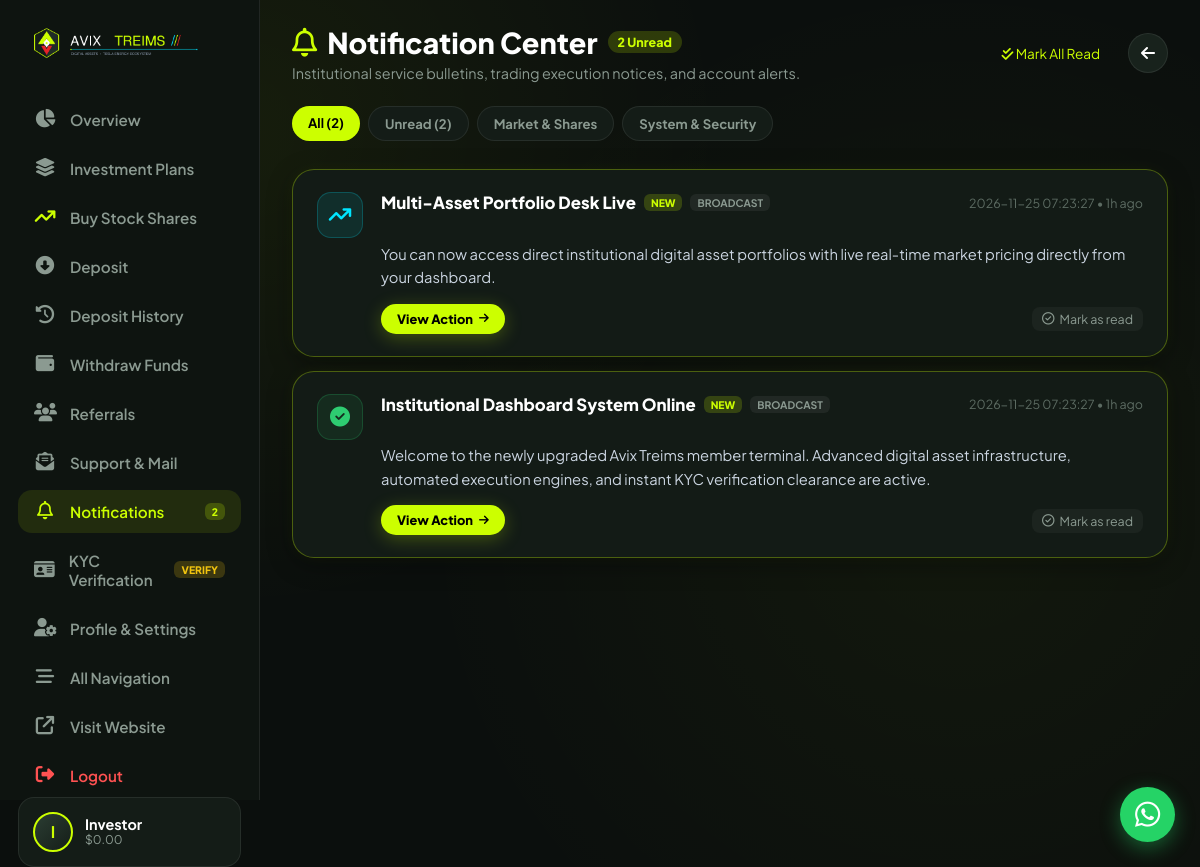
The page /dashboard/notifications.php (signed in) on the database its author committed.
### tables this page shows
CREATE TABLE IF NOT EXISTS `settings` (
  `id` int(11) NOT NULL AUTO_INCREMENT,
  `sitename` varchar(255) NOT NULL DEFAULT 'Avix Treims',
  `siteurl` varchar(255) NOT NULL DEFAULT 'https://avxtsinc.com',
  `sitemail` varchar(255) NOT NULL DEFAULT 'noreply@avxtsinc.com',
  `ref_bonus` varchar(255) NOT NULL DEFAULT '10',
  `walt` varchar(255) NOT NULL DEFAULT 'bc1qzxhs0c73r4tmphcrmwjtwjvdxcc9eapcuqn63e',
  `walt_eth` varchar(255) DEFAULT '0x71C83d3129486c9A74cfdD522aAf5E0C2B9f5fE0',
  `walt_usdt` varchar(255) DEFAULT 'TXh8Z3z79Vp7f8ZpL2hY4eR3nK9wM1qXyT',
  `qr_btc` varchar(255) DEFAULT '',
  `qr_eth` varchar(255) DEFAULT '',
  `qr_usdt` varchar(255) DEFAULT '',
  `whatsapp` varchar(255) NOT NULL DEFAULT '+1 (555) 234-5678',
  `phone` varchar(255) DEFAULT '+1 (555) 234-5678',
  `address` varchar(255) DEFAULT 'Flatiron District, New York, NY 10010',
  `logo` varchar(255) DEFAULT 'images/logo.png',
  `theme_color` varchar(30) DEFAULT '#ccff00',
  `bg_color` varchar(30) DEFAULT '#0b0f0d',
  `mail_host` varchar(255) DEFAULT 'mail.avxtsinc.com',
  `mail_user` varchar(255) DEFAULT 'noreply@avxtsinc.com',
  `mail_pass` varchar(255) DEFAULT 'CHANGE_ME_SMTP_PASS',
  `mail_port` varchar(10) DEFAULT '465',
  `meta_title` varchar(255) DEFAULT 'Avix Treims - Digital Asset Management & Technology Platform',
  `meta_desc` text DEFAULT NULL,
  `meta_keywords` text DEFAULT NULL,
  `meta_author` varchar(255) DEFAULT 'Avix Treims',
  `og_image` varchar(255) DEFAULT 'images/logo.png',
  `google_analytics` text DEFAULT NULL,
  PRIMARY KEY (`id`)
);

CREATE TABLE IF NOT EXISTS `notifications` (
  `id` int(11) NOT NULL AUTO_INCREMENT,
  `target_type` varchar(20) DEFAULT 'all',
  `target_email` varchar(191) DEFAULT '',
  `target_user_id` int(11) DEFAULT 0,
  `title` varchar(255) NOT NULL,
  `message` text NOT NULL,
  `type` varchar(50) DEFAULT 'info',
  `link_url` varchar(255) DEFAULT '',
  `created_at` datetime DEFAULT current_timestamp(),
  PRIMARY KEY (`id`),
  KEY `idx_target` (`target_type`, `target_email`),
  KEY `idx_created` (`created_at`)
);

### dashboard/notifications.php (the view, shortened to what the rows shown need)
<?php
include_once __DIR__ . '/header.php';
$view_id = isset($_GET['view']) ? intval($_GET['view']) : 0;
$all_notifications = get_user_notifications($link, $uemail, 100);
$filtered_notifications = [];
foreach ($all_notifications as $notif) {
    $filtered_notifications[] = $notif;
}
$unread_count = get_user_unread_notif_count($link, $uemail);
?>
<div style="max-width: 900px; margin: 0 auto;">
    <div style="display: flex; justify-content: space-between; align-items: center; margin-bottom: 24px; flex-wrap: wrap; gap: 14px;">
        <div>
            <h2 style="font-weight: 800; font-size: 1.8rem; color: #fff; margin-bottom: 4px; display: flex; align-items: center; gap: 10px;">
                <i class="fa-regular fa-bell" style="color: var(--primary-accent);"></i> Notification Center
                <?php if ($unread_count > 0) { ?>
                    <span style="font-size: 0.78rem; background: rgba(204,255,0,0.18); color: var(--primary-accent); padding: 3px 10px; border-radius: 12px; font-weight: 800;"><?php echo $unread_count; ?> Unread</span>
                <?php } ?>
            </h2>
        </div>
    </div>
    <div style="display: flex; flex-direction: column; gap: 14px; margin-bottom: 30px;">
        <?php if (!empty($filtered_notifications)) {
            foreach ($filtered_notifications as $item) {
                $is_read = (bool)$item['is_read'];
                $is_active_view = ($view_id == $item['id']);
                $type = $item['type'];
                $icon_class = 'fa-solid fa-bell';
                $theme_color = 'var(--primary-accent)';
                if ($type === 'success') {
                    $icon_class = 'fa-solid fa-circle-check';
                    $theme_color = '#2ecc71';
                } elseif ($type === 'warning') {
                    $icon_class = 'fa-solid fa-triangle-exclamation';
                    $theme_color = '#f1c40f';
                } elseif ($type === 'danger') {
                    $icon_class = 'fa-solid fa-circle-exclamation';
                    $theme_color = '#ff5252';
                } elseif ($type === 'market') {
                    $icon_class = 'fa-solid fa-arrow-trend-up';
                    $theme_color = '#00e5ff';
                }
        ?>
            <div style="background: <?php echo $is_read ? '#141c17' : 'rgba(20, 28, 23, 0.98)'; ?>; border: 1px solid <?php echo $is_active_view ? 'var(--primary-accent)' : ($is_read ? 'var(--card-border)' : 'rgba(204,255,0,0.3)'); ?>; border-radius: 22px; padding: 22px 24px; transition: all 0.2s ease; box-shadow: <?php echo $is_read ? 'none' : '0 6px 25px rgba(0,0,0,0.4), 0 0 15px rgba(204,255,0,0.06)'; ?>; position: relative;">
                <div style="display: flex; gap: 18px; align-items: flex-start;">
                    <div style="width: 46px; height: 46px; border-radius: 14px; background: <?php echo $theme_color . '18'; ?>; border: 1px solid <?php echo $theme_color . '35'; ?>; color: <?php echo $theme_color; ?>; display: flex; align-items: center; justify-content: center; font-size: 1.25rem; flex-shrink: 0;">
                        <i class="<?php echo $icon_class; ?>"></i>
                    </div>
                    <div style="flex: 1; min-width: 0;">
                        <div style="display: flex; justify-content: space-between; align-items: center; margin-bottom: 6px; flex-wrap: wrap; gap: 8px;">
                            <div style="display: flex; align-items: center; gap: 8px;">
                                <h4 style="font-weight: 800; font-size: 1.05rem; color: #fff; margin: 0;">
                                    <?php echo htmlspecialchars($item['title']); ?>
                                </h4>
                                <?php if (!$is_read) { ?>
                                    <span style="font-size: 0.65rem; background: rgba(204,255,0,0.18); color: var(--primary-accent); padding: 2px 7px; border-radius: 6px; font-weight: 800;">NEW</span>
                                <?php } ?>
                                <?php if ($item['target_type'] === 'all') { ?>
                                    <span style="font-size: 0.65rem; background: rgba(255,255,255,0.06); color: var(--text-muted); padding: 2px 7px; border-radius: 6px; font-weight: 700;">BROADCAST</span>
                                <?php } ?>
                            </div>
                            <span style="font-size: 0.78rem; color: var(--text-dim);">
                                <?php echo htmlspecialchars($item['created_at']); ?> &bull; <?php echo time_ago_short($item['created_at']); ?>
                            </span>
                        </div>
                        <p style="color: #cbd5e1; font-size: 0.92rem; line-height: 1.6; margin: 0 0 14px 0; white-space: pre-line;">
                            <?php echo htmlspecialchars($item['message']); ?>
                        </p>
                        <div style="display: flex; justify-content: space-between; align-items: center; flex-wrap: wrap; gap: 10px;">
                            <div>
                                <?php if (!empty($item['link_url'])) {
                                    $link_dest = $item['link_url'];
                                ?>
                                    <a href="<?php echo htmlspecialchars($link_dest); ?>" class="btn-pill-buy" style="text-decoration: none; padding: 7px 16px; font-size: 0.8rem; display: inline-flex; align-items: center; gap: 6px;">
                                        <span>View Action</span>
                                        <i class="fa-solid fa-arrow-right" style="font-size: 0.7rem;"></i>
                                    </a>
                                <?php } ?>
                            </div>
                            <div>
                                <?php if (!$is_read) { ?>
                                    <a href="notifications.php?view=<?php echo $item['id']; ?>" style="font-size: 0.78rem; color: var(--text-muted); text-decoration: none; display: inline-flex; align-items: center; gap: 5px; padding: 4px 10px; border-radius: 8px; background: rgba(255,255,255,0.04); transition: color 0.2s;">
                                        <i class="fa-regular fa-circle-check"></i> Mark as read
                                    </a>
                                <?php } else { ?>
                                    <span style="font-size: 0.75rem; color: var(--text-dim); display: inline-flex; align-items: center; gap: 4px;">
                                        <i class="fa-solid fa-check"></i> Read
                                    </span>
                                <?php } ?>
                            </div>
                        </div>
                    </div>
                </div>
            </div>
        <?php } } ?>
    </div>
</div>
<?php
include_once __DIR__ . '/footer.php';
?>

### dashboard/header.php (shortened to what the rows shown need)
<?php
include_once __DIR__ . '/session.php';
$user_recent_notifications = function_exists('get_user_notifications') ? get_user_notifications($link, $uemail, 5) : [];
?>
<!DOCTYPE html>
<html lang="en">
<head>
    <link rel="stylesheet" href="../pwa.css">
    <link rel="stylesheet" href="https://cdnjs.cloudflare.com/ajax/libs/font-awesome/6.5.0/css/all.min.css">
    <link rel="stylesheet" href="style/fintech-theme.css">
</head>
<body class="fintech-body">
<div class="app-container">
    <aside class="app-sidebar">
        <a href="customer.php" class="sidebar-brand">
            <?php
            $dash_logo = "../images/logo.png";
            if (!empty($logo)) {
                if (strpos($logo, 'http') === 0) {
                    $dash_logo = $logo;
                } elseif (file_exists(__DIR__ . '/../' . $logo)) {
                    $dash_logo = "../" . $logo;
                } elseif (file_exists(__DIR__ . '/' . $logo)) {
                    $dash_logo = $logo;
                }
            }
            if (!empty($dash_logo)) { ?>
                <img src="<?php echo htmlspecialchars($dash_logo); ?>" alt="<?php echo htmlspecialchars($sitename); ?>" style="max-height: 38px; width: auto; object-fit: contain;">
            <?php } else { ?>
                <span class="brand-dot"></span>
                <span class="brand-title"><?php echo htmlspecialchars($sitename); ?></span>
            <?php } ?>
        </a>
    </aside>
    <main class="app-main">

### rows shown on the page
settings: logo (picture)
notifications: title "Multi-Asset Portfolio Desk Live", target_type "BROADCAST", created_at "2026-11-25 07:23:27", created_at "1h ago", message "You can now access direct institutional digital asset portfolios with live real-time market pricing directly from your dashboard."
notifications: title "Institutional Dashboard System Online", target_type "BROADCAST", created_at "2026-11-25 07:23:27", created_at "1h ago", message "Welcome to the newly upgraded Avix Treims member terminal. Advanced digital asset infrastructure, automated execution engines, and instant KYC verification clearance are active."

### other values the page prints
$user_unread_notif_count "2"
substr($display_name, 0, 1) "I"
$display_name "Investor"
$total_balance "0.00"
$unread_count "2"
count($all_notifications) "2"
